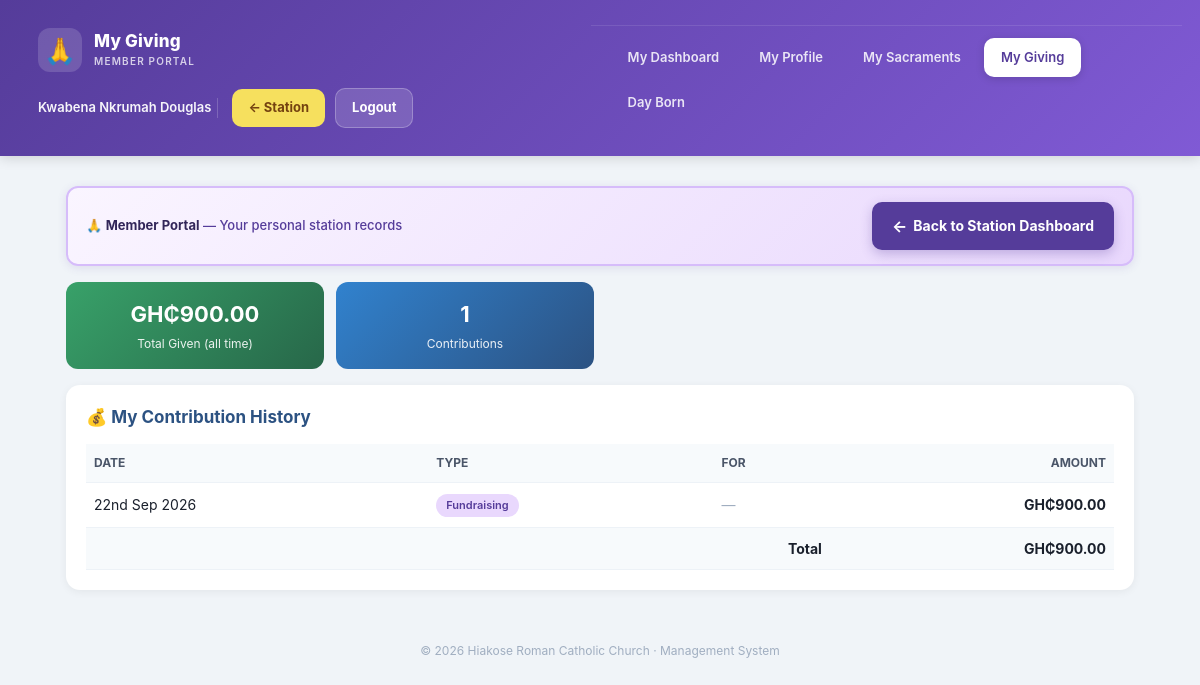
The page /member/my_giving.php (signed in) on the database its author committed.
### tables this page shows
CREATE TABLE `settings` (
  `id` int(11) NOT NULL DEFAULT 1,
  `church_name` varchar(150) DEFAULT 'Roman Catholic Church',
  `currency` varchar(10) DEFAULT 'GH₵',
  `timezone` varchar(60) DEFAULT 'Africa/Accra',
  `default_currency_code` varchar(10) DEFAULT 'GHS',
  PRIMARY KEY (`id`)
);

CREATE TABLE `finances` (
  `id` int(11) NOT NULL AUTO_INCREMENT,
  `member_id` int(11) DEFAULT NULL,
  `beneficiary_name` varchar(150) DEFAULT NULL,
  `relationship` varchar(50) DEFAULT NULL,
  `payment_method` varchar(30) DEFAULT NULL,
  `type` enum('income','expense') NOT NULL,
  `category` varchar(80) NOT NULL,
  `amount` decimal(12,2) NOT NULL,
  `date` date NOT NULL,
  `note` varchar(255) DEFAULT NULL,
  `recorded_by` varchar(100) DEFAULT NULL,
  `created_at` timestamp NOT NULL DEFAULT current_timestamp(),
  PRIMARY KEY (`id`),
  KEY `idx_finances_member` (`member_id`),
  KEY `idx_finances_date` (`date`),
  KEY `idx_finances_beneficiary` (`beneficiary_name`),
  CONSTRAINT `fk_finances_member` FOREIGN KEY (`member_id`) REFERENCES `members` (`id`) ON DELETE SET NULL
);

### includes/functions.php (called while the page is built, shortened)
<?php
function e($s) { return htmlspecialchars($s ?? '', ENT_QUOTES, 'UTF-8'); }
function money($n) {
    global $settings;
    $value = round((float) $n + 0.0000001, 2);
    $formatted = number_format($value, 2, '.', '');
    [$int, $dec] = explode('.', $formatted);
    $int = number_format((int) $int, 0, '.', ',');
    $symbol = $settings['currency'] ?? 'GH₵';
    return $symbol . $int . '.' . $dec;
}
    ?>

### config/database.php (called while the page is built, shortened)
<?php
$DB_HOST = 'localhost';
$DB_NAME = 'church_db';
$DB_USER = 'root';
$DB_PASS = '';
try {
    $pdo = new PDO(
        "mysql:host=$DB_HOST;dbname=$DB_NAME;charset=utf8mb4",
        $DB_USER,
        $DB_PASS,
        [
            PDO::ATTR_ERRMODE            => PDO::ERRMODE_EXCEPTION,
            PDO::ATTR_DEFAULT_FETCH_MODE => PDO::FETCH_ASSOC,
            PDO::ATTR_EMULATE_PREPARES   => false,
        ]
    );
} catch (PDOException $e) {
    die("Database connection failed: " . $e->getMessage());
}
$settings = $pdo->query("SELECT * FROM settings WHERE id=1")->fetch();
if (!empty($settings['timezone'])) {
    date_default_timezone_set($settings['timezone']);
}
require_once __DIR__ . '/../includes/functions.php';

### includes/auth.php (called while the page is built, shortened)
<?php
require_once __DIR__ . '/../config/database.php';
function currentUser() { return $_SESSION['user'] ?? null; }
function myMember(PDO $pdo): ?array {
    $u = currentUser();
    $stmt = $pdo->prepare("SELECT * FROM members WHERE id = ?");
    $stmt->execute([$u['member_id']]);
    return $stmt->fetch() ?: null;
}

### member/my_giving.php (the view, shortened to what this page needs)
<?php
require_once __DIR__ . '/_layout.php';
$member = myMember($pdo);
$contributions = [];
$total = 0;
if ($member) {
    try {
        $ph = implode(',', array_fill(0, count(CONTRIBUTION_TYPES), '?'));
        $stmt = $pdo->prepare("SELECT * FROM finances
            WHERE member_id = ?
              AND type = 'income'
              AND category IN ($ph)
            ORDER BY date DESC");
        $stmt->execute(array_merge([$member['id']], CONTRIBUTION_TYPES));
        $contributions = $stmt->fetchAll();
        foreach ($contributions as $c) $total += (float)$c['amount'];
    } catch (PDOException $e) { $contributions = []; }
}
?>
<div class="stat-grid">
  <div class="stat" style="background:linear-gradient(135deg,#38a169,#276749);">
    <div class="num"><?= money($total) ?></div>
    <div class="lbl">Total Given (all time)</div>
  </div>
  <div class="stat" style="background:linear-gradient(135deg,#3182ce,#2c5282);">
    <div class="num"><?= count($contributions) ?></div>
    <div class="lbl">Contributions</div>
  </div>
</div>
<div class="card" style="margin-top:16px;">
  <h3>💰 My Contribution History</h3>
  <?php if (!$member): ?>
    <div class="empty">No member record linked to your account.</div>
  <?php elseif (!$contributions): ?>
    <div class="empty">No contributions recorded yet.</div>
  <?php else: ?>
    <div class="table-wrap"><table>
      <tr>
        <th>Date</th>
        <th>Type</th>
        <th>For</th>
        <th style="text-align:right;">Amount</th>
      </tr>
      <?php foreach ($contributions as $c): ?>
        <tr>
          <td><?= !empty($c['date']) ? 'date'('jS M Y', 'strtotime'($c['date'])) : '—' ?></td>
          <td><span class="badge"><?= e($c['category']) ?></span></td>
          <td>
            <?php if (!empty($c['beneficiary_name'])): ?>
              🕊 <?= e($c['beneficiary_name']) ?>
              <?= !empty($c['relationship']) ? ' (' . e($c['relationship']) . ')' : '' ?>
            <?php else: ?>
              <span style="color:#a0aec0;">—</span>
            <?php endif; ?>
          </td>
          <td style="text-align:right;"><strong><?= money($c['amount']) ?></strong></td>
        </tr>
      <?php endforeach; ?>
      <tr style="background:#f7fafc;font-weight:700;">
        <td colspan="3" style="text-align:right;">Total</td>
        <td style="text-align:right;"><?= money($total) ?></td>
      </tr>
    </table></div>
  <?php endif; ?>
</div>
<?php include __DIR__ . '/../includes/footer.php'; ?>

### includes/footer.php (shortened to what this page needs)
</main>
<footer>
  © <?= 'date'('Y') ?> <?= e($settings['church_name'] ?? 'Church') ?> · Management System
</footer>
</body>
</html>

### assets/css/style.css (style rules this page uses)
* { box-sizing: border-box; margin: 0; padding: 0; -webkit-tap-highlight-color: transparent; }
body { font-family: -apple-system, BlinkMacSystemFont, "Segoe UI", Roboto, sans-serif; background: #f0f4f8; color: #1a202c; font-size: 16px; line-height: 1.5; }
.card { background: #fff; border-radius: 14px; padding: 20px; box-shadow: 0 2px 8px rgba(0,0,0,0.06); margin-bottom: 16px; }
.card h3 { font-size: 17px; color: #2c5282; margin-bottom: 14px; }
.stat-grid { display: grid; grid-template-columns: repeat(2, 1fr); gap: 12px; }
@media (min-width: 600px) { .stat-grid { grid-template-columns: repeat(4, 1fr); } }
.stat { background: linear-gradient(135deg, #6b46c1, #2c5282); color: #fff; padding: 16px; border-radius: 12px; text-align: center; }
.stat .num { font-size: 22px; font-weight: 700; word-break: break-all; }
.stat .lbl { font-size: 12px; opacity: .9; margin-top: 4px; }
table { width: 100%; border-collapse: collapse; font-size: 14px; }
th, td { padding: 10px 8px; text-align: left; border-bottom: 1px solid #edf2f7; }
th { background: #f7fafc; color: #4a5568; font-size: 12px; text-transform: uppercase; }
.table-wrap { overflow-x: auto; }
.badge { display: inline-block; padding: 3px 10px; border-radius: 999px; font-size: 11px; font-weight: 600; background: #e9d8fd; color: #553c9a; }
footer { text-align: center; padding: 20px; color: #a0aec0; font-size: 12px; }
.badge { background: #e9d8fd; color: #553c9a; }

### rows shown on the page
settings: currency "GH₵900.00", church_name "Hiakose Roman Catholic Church"
finances: date "22nd Sep 2026", category "Fundraising", amount.currency "GH₵900.00"

### other values the page prints
$pageTitle "My Giving"
$u['name'] "Kwabena Nkrumah Douglas"
$label "My Dashboard"
$label "My Profile"
$label "My Sacraments"
$label "My Giving"
$label "Day Born"
count($contributions) "1"
